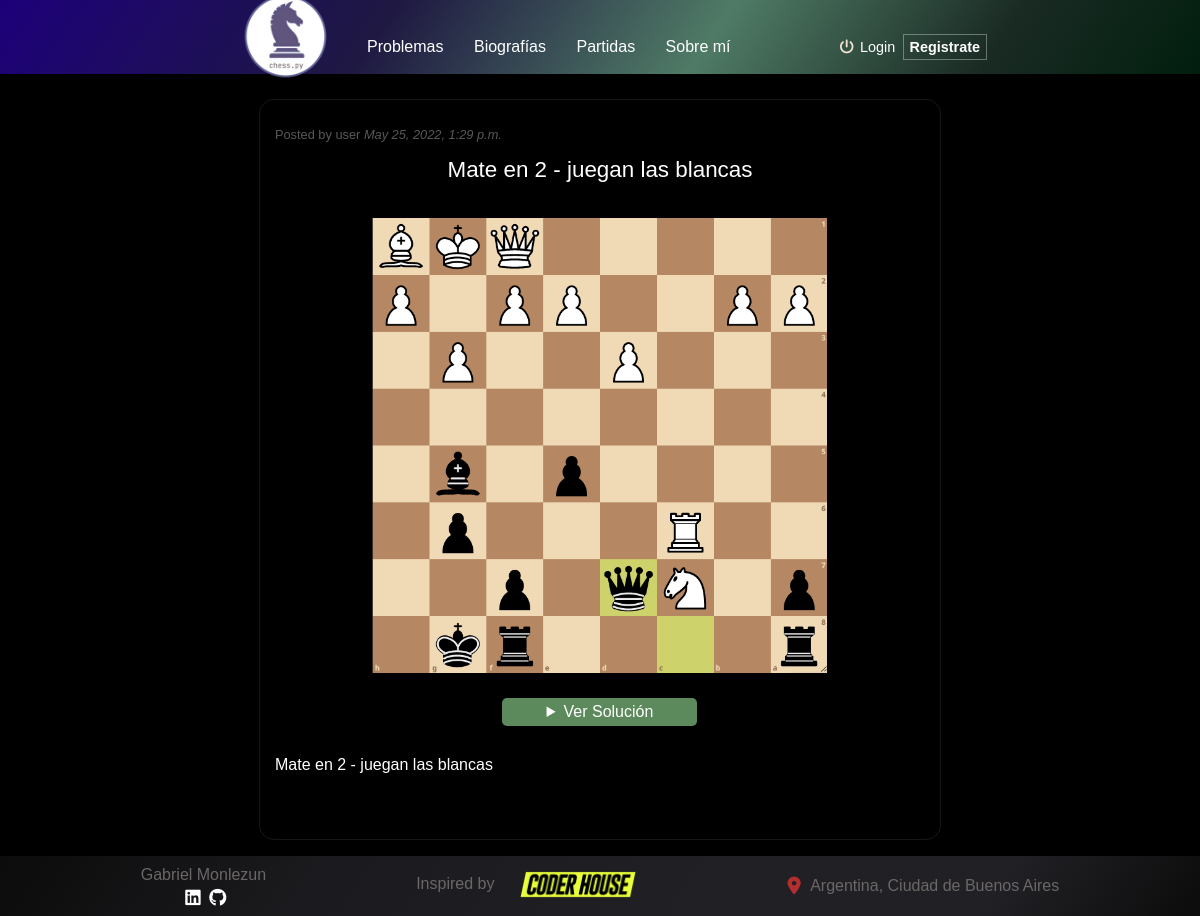
The page /Posts/puzzles/1 on the database its author committed.
### Posts/models.py (models this page shows, shortened)
class PostPuzzles(models.Model):
    title = models.CharField(max_length=255, verbose_name='Título')
    solution = models.CharField(max_length=255, verbose_name='Solución del problema')
    content = models.CharField(max_length=555, verbose_name='Contenido adicional', null=True, blank=True)
    image = models.ImageField(upload_to='images_post',null=False,blank=False, verbose_name='Imágen del post')
    date = models.DateTimeField(default=now, editable=False)
    author = models.ForeignKey(User, on_delete=models.CASCADE)

### Posts/views.py (the view)
# urls.py: path('puzzles/<pk>', PuzzlesDetail.as_view(), name="PuzzlesDetail"),
class PuzzlesDetail(DetailView):
    model = PostPuzzles
    template_name = "Posts/postpuzzles_detail.html"

### Posts/templates/Posts/postpuzzles_detail.html (shortened to what this page needs)
{% extends "Posts/padre.html" %}
{% load static %}
{% block contenidoQueCambia %}
    <p class="detalle-user">Posted by user <i>{{object.date}}</i></p>
    <p class="detalle-titulo-puzzles">{{object.title}}</p>
    <picture class="detalle__container-imagen">
        <img src="{{object.image.url}}" alt="" class="detalle-imagen">
    </picture>
    <details class="detalle-solucion-puzzle">
        <summary class="boton-solucion">Ver Solución</summary>
    </details>
    {% if object.content %}
        <p class="detalle-contenido-puzzles">{{object.content}}</p>
    {% endif %}
{% endblock %}

### Posts/static/Posts/css/style.css (style rules this page uses)
html { padding: 0; margin: 0; box-sizing: border-box; font-family: Verdana, Geneva, Tahoma, sans-serif; }
body { position: relative; background-color: black; margin: 0; z-index: 1; }
.detalle-user { font-size: .8rem; color: rgb(88, 88, 88); }
.detalle__container-imagen { display: flex; justify-content: center; }
.detalle-imagen { position: relative; float: left; width: 70%; object-fit: fill; }
.detalle-solucion-puzzle { margin: 25px 0; display: flex; justify-content: center; align-content: center; text-align: center; }
.boton-solucion { background-color: rgb(92, 138, 92); width: 30%; border-radius: 5px; right: 0; left: 0; margin: 0 auto; padding: 5px 0; }
.detalle-titulo-puzzles { font-size: 140%; text-align: center; margin-top: 15px; margin-bottom: 35px; }
.detalle-contenido-puzzles { margin: 30px 0 50px 0; }

### rows shown on the page
PostPuzzles: date "May 25, 2022, 1:29 p.m.", title "Mate en 2 - juegan las blancas", image (picture), content "Mate en 2 - juegan las blancas"
